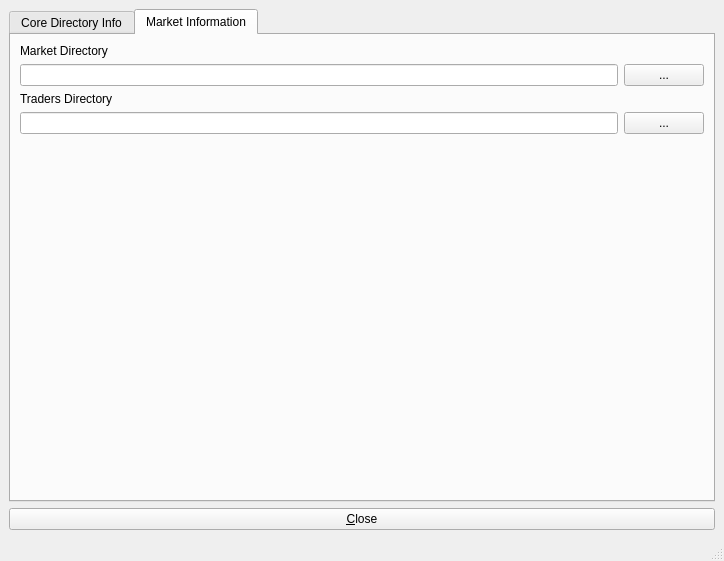
<?xml version="1.0" encoding="UTF-8"?>
<ui version="4.0">
 <class>MainWindow</class>
 <widget class="QMainWindow" name="MainWindow">
  <property name="geometry">
   <rect>
    <x>0</x>
    <y>0</y>
    <width>724</width>
    <height>561</height>
   </rect>
  </property>
  <property name="windowTitle">
   <string>MainWindow</string>
  </property>
  <widget class="QWidget" name="centralwidget">
   <layout class="QGridLayout" name="gridLayout_2">
    <item row="0" column="0">
     <widget class="QTabWidget" name="tabWidget">
      <property name="currentIndex">
       <number>1</number>
      </property>
      <widget class="QWidget" name="tab_directoryconfig">
       <attribute name="title">
        <string>Core Directory Info</string>
       </attribute>
       <layout class="QGridLayout" name="gridLayout_3">
        <item row="0" column="0">
         <layout class="QGridLayout" name="gridLayout">
          <item row="4" column="2">
           <widget class="QPushButton" name="pushButton_addJSON">
            <property name="text">
             <string>+</string>
            </property>
           </widget>
          </item>
          <item row="0" column="0">
           <widget class="QLabel" name="label">
            <property name="text">
             <string>DayZ Profile Location</string>
            </property>
           </widget>
          </item>
          <item row="2" column="0">
           <widget class="QLabel" name="label_2">
            <property name="text">
             <string>DayZ JSON File Location(s)</string>
            </property>
           </widget>
          </item>
          <item row="5" column="0">
           <widget class="QLabel" name="label_3">
            <property name="text">
             <string>DayZ XML File Location(s)</string>
            </property>
           </widget>
          </item>
          <item row="3" column="0" colspan="3">
           <widget class="QListWidget" name="lstJSONLocation"/>
          </item>
          <item row="1" column="2" alignment="Qt::AlignTop">
           <widget class="QPushButton" name="pushButton_ProfileLocation">
            <property name="text">
             <string>...</string>
            </property>
           </widget>
          </item>
          <item row="6" column="0" colspan="3">
           <widget class="QListWidget" name="lstXMLLocation"/>
          </item>
          <item row="7" column="1">
           <widget class="QPushButton" name="pushButton_removeXML">
            <property name="text">
             <string>-</string>
            </property>
           </widget>
          </item>
          <item row="7" column="2">
           <widget class="QPushButton" name="pushButton_addXML">
            <property name="sizePolicy">
             <sizepolicy hsizetype="Fixed" vsizetype="Fixed">
              <horstretch>0</horstretch>
              <verstretch>0</verstretch>
             </sizepolicy>
            </property>
            <property name="text">
             <string>+</string>
            </property>
           </widget>
          </item>
          <item row="4" column="1">
           <widget class="QPushButton" name="pushButton_removeJSON">
            <property name="sizePolicy">
             <sizepolicy hsizetype="Fixed" vsizetype="Fixed">
              <horstretch>0</horstretch>
              <verstretch>0</verstretch>
             </sizepolicy>
            </property>
            <property name="text">
             <string>-</string>
            </property>
           </widget>
          </item>
          <item row="1" column="0" colspan="2">
           <widget class="QLineEdit" name="lnProfileLocation"/>
          </item>
         </layout>
        </item>
       </layout>
      </widget>
      <widget class="QWidget" name="tab_marketinformation">
       <attribute name="title">
        <string>Market Information</string>
       </attribute>
       <layout class="QGridLayout" name="gridLayout_5">
        <item row="0" column="2">
         <layout class="QGridLayout" name="gridLayout_4">
          <item row="3" column="1">
           <widget class="QPushButton" name="pushButton_tradersdirectory">
            <property name="text">
             <string>...</string>
            </property>
           </widget>
          </item>
          <item row="2" column="0">
           <widget class="QLabel" name="label_5">
            <property name="text">
             <string>Traders Directory</string>
            </property>
           </widget>
          </item>
          <item row="1" column="0">
           <widget class="QLineEdit" name="lnMarketDirectory"/>
          </item>
          <item row="1" column="1">
           <widget class="QPushButton" name="pushButton_marketdirectory">
            <property name="text">
             <string>...</string>
            </property>
           </widget>
          </item>
          <item row="3" column="0">
           <widget class="QLineEdit" name="lnTraderDirectory"/>
          </item>
          <item row="0" column="0">
           <widget class="QLabel" name="label_4">
            <property name="sizePolicy">
             <sizepolicy hsizetype="Preferred" vsizetype="Preferred">
              <horstretch>0</horstretch>
              <verstretch>0</verstretch>
             </sizepolicy>
            </property>
            <property name="maximumSize">
             <size>
              <width>16777215</width>
              <height>16777215</height>
             </size>
            </property>
            <property name="text">
             <string>Market Directory</string>
            </property>
           </widget>
          </item>
          <item row="4" column="0">
           <spacer name="verticalSpacer">
            <property name="orientation">
             <enum>Qt::Vertical</enum>
            </property>
            <property name="sizeHint" stdset="0">
             <size>
              <width>20</width>
              <height>40</height>
             </size>
            </property>
           </spacer>
          </item>
         </layout>
        </item>
       </layout>
      </widget>
     </widget>
    </item>
    <item row="1" column="0">
     <widget class="QPushButton" name="pushButton_Close">
      <property name="text">
       <string>&amp;Close</string>
      </property>
     </widget>
    </item>
   </layout>
  </widget>
  <widget class="QMenuBar" name="menubar">
   <property name="geometry">
    <rect>
     <x>0</x>
     <y>0</y>
     <width>724</width>
     <height>24</height>
    </rect>
   </property>
  </widget>
  <widget class="QStatusBar" name="statusbar"/>
 </widget>
 <resources/>
 <connections/>
</ui>
